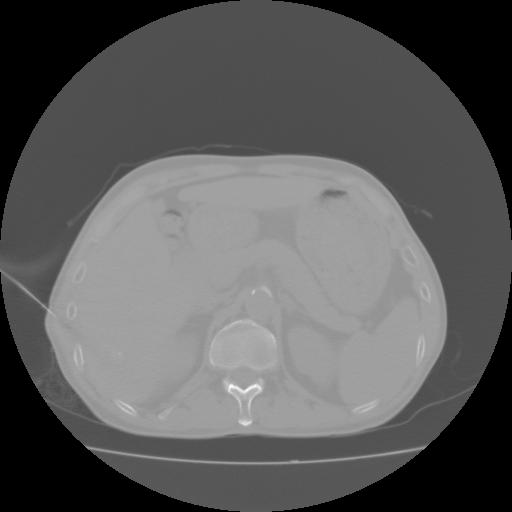
#> input picture Test_Img/9.jpg, 512 x 512 px, found by its file name
$ python Code.py
#> lines starting #> are read from the running program, lines starting #| are printed output that depends on the picture
import numpy as np
import cv2 as cv
import matplotlib.pyplot as plt
img1 = cv.imread('/home/qiao/PythonProjects/Opencv_On_CT/Test_Img/9.jpg',cv.IMREAD_GRAYSCALE)          # queryImage
#> img1 is the input picture: shape (512, 512); min 0, max 255, mean 91.7
img2 = cv.imread('/home/qiao/PythonProjects/Opencv_On_CT/Test_Img/10.jpg',cv.IMREAD_GRAYSCALE) # trainImage
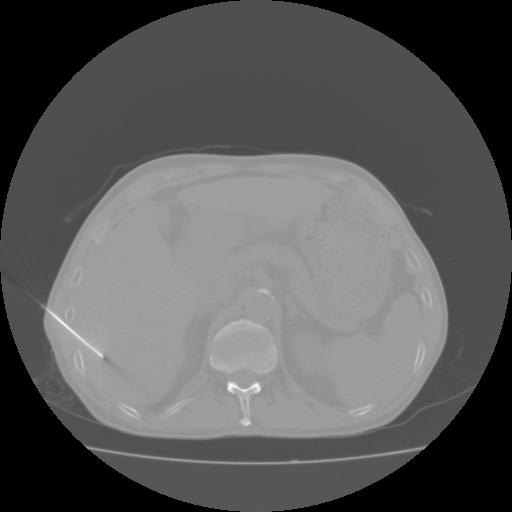
#> input picture Test_Img/10.jpg, 512 x 512 px, found by its file name
#> img2 is the input picture: shape (512, 512); min 0, max 254, mean 90.7
# Initiate SIFT detector
sift = cv.SIFT_create()
# find the keypoints and descriptors with SIFT
kp1, des1 = sift.detectAndCompute(img1,None)
#> kp1 = 98 keypoints; strongest (x, y, size): (237, 281, 208.3), (423, 448, 2.6), (88, 448, 2.6), (231, 386, 3.4)
kp2, des2 = sift.detectAndCompute(img2,None)
#> kp2 = 114 keypoints; strongest (x, y, size): (237, 281, 208.9), (88, 448, 2.5), (231, 386, 5.5), (423, 448, 2.6)
# BFMatcher with default params
bf = cv.BFMatcher()
matches = bf.knnMatch(des1,des2,k=2)
#> matches = 98 matches
# Apply ratio test
good = []
for m,n in matches:
    if m.distance < 0.75*n.distance:
        good.append([m])
#> this loop made 98 passes
#> after the loop, good = 29 matches
# cv.drawMatchesKnn expects list of lists as matches.
img3 = cv.drawMatchesKnn(img1,kp1,img2,kp2,good,None,flags=cv.DrawMatchesFlags_NOT_DRAW_SINGLE_POINTS)
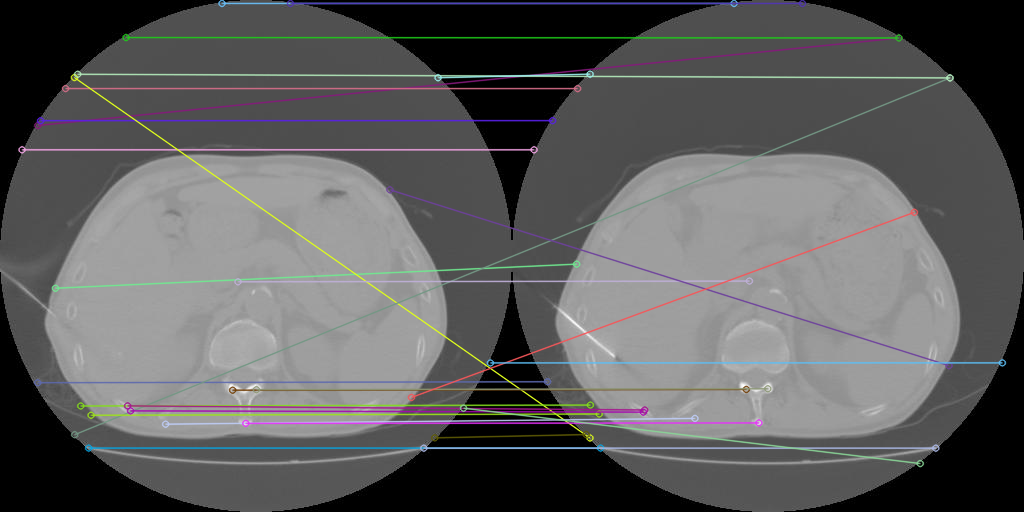
#> img3: shape (512, 1024, 3); mean of channels 0, 1, 2 93.5, 93.1, 93.2; drawn as B, G, R
plt.imshow(img3),plt.show()
